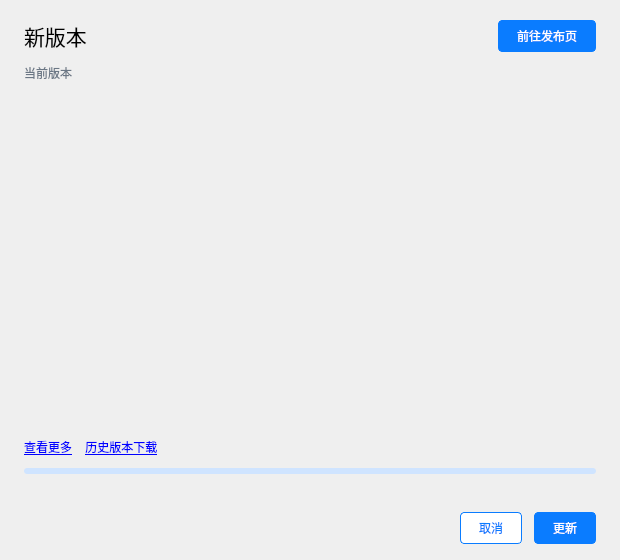
<?xml version="1.0" encoding="UTF-8"?>
<ui version="4.0">
 <class>UpdateDialog</class>
 <widget class="QDialog" name="UpdateDialog">
  <property name="geometry"><rect><x>0</x><y>0</y><width>620</width><height>560</height></rect></property>
  <property name="windowTitle"><string>发现新版本</string></property>
  <property name="styleSheet"><string>QPushButton#releasePageButton, QPushButton#installButton { background-color: #0a7cff; color: white; border: 1px solid #0a7cff; border-radius: 4px; padding: 6px 18px; }
QPushButton#releasePageButton:hover, QPushButton#installButton:hover { background-color: #2b8fff; }
QPushButton#installButton:disabled { background-color: #9cc9ff; border-color: #9cc9ff; }
QPushButton#cancelButton { background-color: white; color: #0a7cff; border: 1px solid #0a7cff; border-radius: 4px; padding: 6px 18px; }
QToolButton#sectionButton { border: none; font-weight: bold; padding: 2px 0px; }
QProgressBar { border: none; background-color: #cfe4ff; border-radius: 3px; }
QProgressBar::chunk { background-color: #0a7cff; border-radius: 3px; }</string></property>
  <layout class="QVBoxLayout" name="layout">
   <property name="leftMargin"><number>24</number></property><property name="topMargin"><number>20</number></property><property name="rightMargin"><number>24</number></property><property name="bottomMargin"><number>16</number></property><property name="spacing"><number>12</number></property>
   <item><layout class="QHBoxLayout" name="headerLayout" stretch="1,0">
    <item><widget class="QLabel" name="titleLabel"><property name="font"><font><pointsize>16</pointsize></font></property><property name="text"><string>新版本</string></property></widget></item>
    <item><widget class="QPushButton" name="releasePageButton"><property name="text"><string>前往发布页</string></property><property name="autoDefault"><bool>false</bool></property></widget></item>
   </layout></item>
   <item><widget class="QLabel" name="currentVersionLabel"><property name="text"><string>当前版本</string></property><property name="styleSheet"><string>color: #6b7785;</string></property></widget></item>
   <item><widget class="QScrollArea" name="scrollArea">
    <property name="widgetResizable"><bool>true</bool></property><property name="frameShape"><enum>QFrame::NoFrame</enum></property>
    <widget class="QWidget" name="notesWidget"><layout class="QVBoxLayout" name="notesLayout"><property name="leftMargin"><number>0</number></property><property name="topMargin"><number>0</number></property><property name="rightMargin"><number>0</number></property><property name="bottomMargin"><number>0</number></property><property name="spacing"><number>6</number></property></layout></widget>
   </widget></item>
   <item><widget class="QLabel" name="linksLabel"><property name="text"><string>&lt;a href="release"&gt;查看更多&lt;/a&gt;&amp;nbsp;&amp;nbsp;&amp;nbsp;&amp;nbsp;&lt;a href="history"&gt;历史版本下载&lt;/a&gt;</string></property><property name="toolTip"><string>在 GitHub 发布页查看完整更新说明，或下载其他版本。</string></property></widget></item>
   <item><widget class="QProgressBar" name="progressBar"><property name="maximumSize"><size><width>16777215</width><height>6</height></size></property><property name="value"><number>0</number></property><property name="textVisible"><bool>false</bool></property></widget></item>
   <item><widget class="QLabel" name="statusLabel"><property name="text"><string/></property><property name="wordWrap"><bool>true</bool></property><property name="styleSheet"><string>color: #6b7785;</string></property></widget></item>
   <item><layout class="QHBoxLayout" name="buttonLayout">
    <item><spacer name="buttonSpacer"><property name="orientation"><enum>Qt::Horizontal</enum></property><property name="sizeHint" stdset="0"><size><width>40</width><height>20</height></size></property></spacer></item>
    <item><widget class="QPushButton" name="cancelButton"><property name="text"><string>取消</string></property><property name="autoDefault"><bool>false</bool></property></widget></item>
    <item><widget class="QPushButton" name="installButton"><property name="text"><string>更新</string></property><property name="default"><bool>true</bool></property></widget></item>
   </layout></item>
  </layout>
 </widget>
 <resources/>
 <connections/>
</ui>
